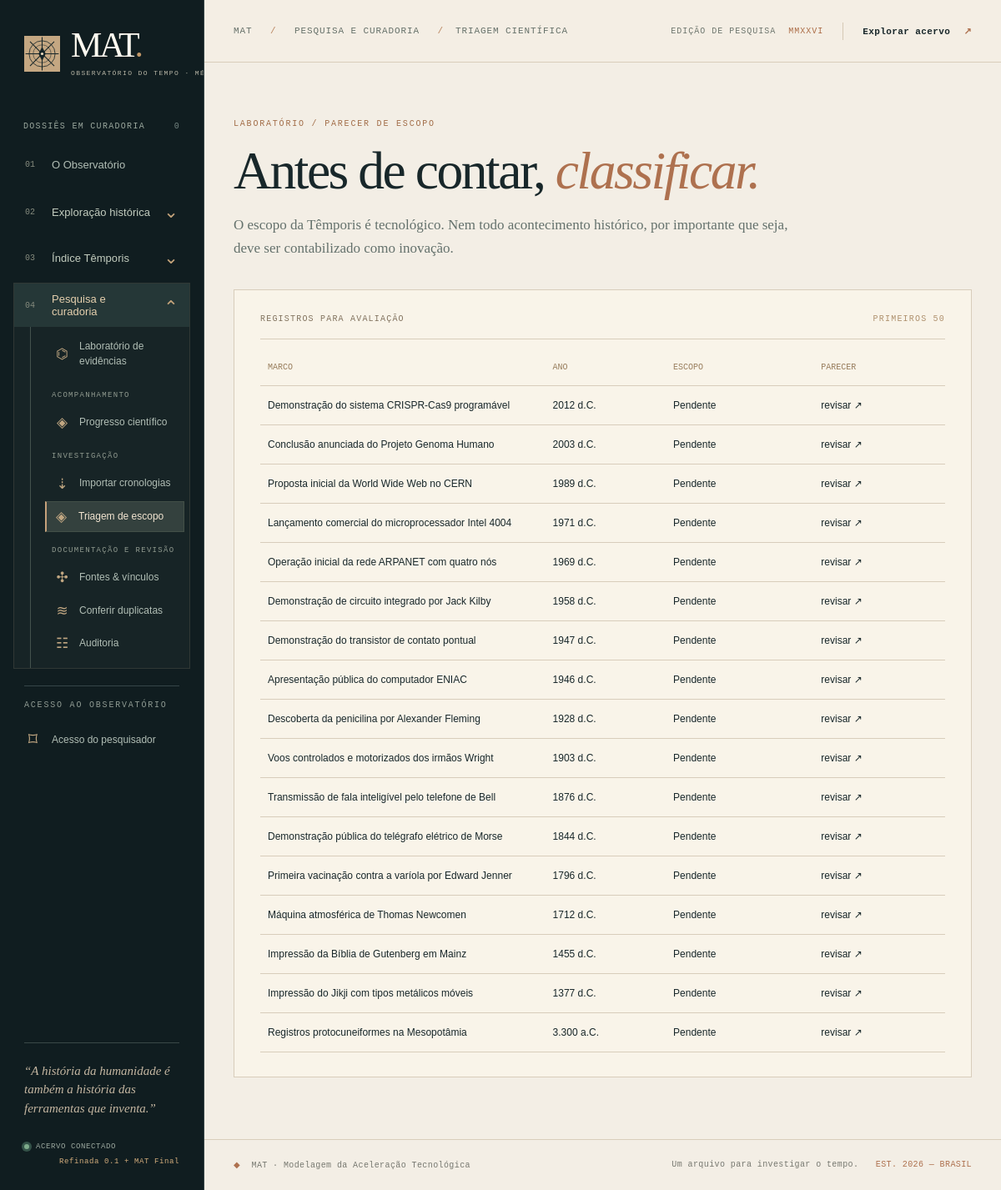
Screenshot of /index.php?page=triagem with the database file from the repository.
### tables this page shows
CREATE TABLE IF NOT EXISTS marcos (
 id INT UNSIGNED AUTO_INCREMENT PRIMARY KEY,
 titulo VARCHAR(250) NOT NULL,
 ano INT NOT NULL,
 ano_fim INT DEFAULT NULL,
 precisao_data ENUM('exata','aproximada','intervalo','incerta') NOT NULL DEFAULT 'aproximada',
 periodo VARCHAR(90) NOT NULL,
 categoria VARCHAR(90) NOT NULL DEFAULT 'Outros',
 descricao TEXT NOT NULL,
 detalhes MEDIUMTEXT DEFAULT NULL,
 local VARCHAR(180) DEFAULT NULL,
 civilizacao VARCHAR(180) DEFAULT NULL,
 criador VARCHAR(180) DEFAULT NULL,
 fonte VARCHAR(350) DEFAULT NULL,
 referencia_url VARCHAR(650) DEFAULT NULL,
 fonte_pagina VARCHAR(90) DEFAULT NULL,
 criterio_inclusao TEXT DEFAULT NULL,
 etiquetas VARCHAR(400) DEFAULT NULL,
 imagem_url VARCHAR(650) DEFAULT NULL,
 impacto DECIMAL(3,1) DEFAULT NULL,
 confiabilidade DECIMAL(3,1) DEFAULT NULL,
 fator_fundacional DECIMAL(3,2) DEFAULT NULL,
 status ENUM('demonstracao','importado','pendente','aprovado','rejeitado') NOT NULL DEFAULT 'pendente',
 natureza VARCHAR(40) NOT NULL DEFAULT 'nao_classificado',
 sugestao_elegibilidade ENUM('sim','nao','revisar') NOT NULL DEFAULT 'revisar',
 elegibilidade_temporis ENUM('sim','nao','revisar') NOT NULL DEFAULT 'revisar',
 motivo_escopo TEXT DEFAULT NULL,
 escopo_revisado TINYINT(1) NOT NULL DEFAULT 0,
 classificador_versao VARCHAR(40) DEFAULT NULL,
 scope_score INT NOT NULL DEFAULT 0,
 scope_confidence VARCHAR(12) NOT NULL DEFAULT 'baixa',
 incluir_temporis TINYINT(1) NOT NULL DEFAULT 0,
 fonte_id INT UNSIGNED DEFAULT NULL,
 import_item_id INT UNSIGNED DEFAULT NULL,
 criado_em TIMESTAMP DEFAULT CURRENT_TIMESTAMP,
 atualizado_em TIMESTAMP DEFAULT CURRENT_TIMESTAMP ON UPDATE CURRENT_TIMESTAMP,
 INDEX idx_marcos_ano(ano), INDEX idx_marcos_periodo(periodo),
 INDEX idx_marcos_categoria(categoria), INDEX idx_marcos_status(status),
 UNIQUE KEY uq_marco_titulo_ano(titulo,ano),
 CONSTRAINT fk_marcos_fontes FOREIGN KEY(fonte_id) REFERENCES fontes(id) ON DELETE SET NULL
);

### index.php (called while the page is built, shortened)
<?php
require __DIR__.'/app/bootstrap.php';
require __DIR__.'/views/header.php';
$view = match ($page) {
    'temporis' => 'temporis_final',
    'temporis_reformulado' => 'temporis',
    default => $page,
};
require __DIR__.'/views/'.$view.'.php';
require __DIR__.'/views/footer.php';

### app/database.php (called while the page is built, shortened)
<?php
function db(): ?PDO {
    static $loaded = false, $pdo = null;
    if ($loaded) return $pdo;
    $loaded = true;
    try {
        $pdo = new PDO(
            'mysql:host=' . cfg('db_host') . ';port=' . (int)cfg('db_port',3306) . ';dbname=' . cfg('db_name') . ';charset=utf8mb4',
            (string)cfg('db_user'), (string)cfg('db_pass'),
            [PDO::ATTR_ERRMODE=>PDO::ERRMODE_EXCEPTION, PDO::ATTR_DEFAULT_FETCH_MODE=>PDO::FETCH_ASSOC,
            PDO::ATTR_EMULATE_PREPARES=>false, PDO::ATTR_TIMEOUT=>2]
        );
        $pdo->query('SELECT COUNT(*) FROM marcos')->fetchColumn();
    } catch (Throwable $e) { error_log('MAT: Banco indisponivel: '. $e->getMessage()); $pdo = null; }
    return $pdo;
}

### app/science.php (called while the page is built, shortened)
<?php
function triage_rows(int $limit=50): array {
    $q=db()->prepare("SELECT id,titulo,ano,categoria,status,natureza,escopo_revisado,elegibilidade_temporis,sugestao_elegibilidade,incluir_temporis FROM marcos WHERE status <> 'rejeitado' ORDER BY escopo_revisado ASC, ano DESC, id DESC LIMIT ?");
    $q->bindValue(1,$limit,PDO::PARAM_INT);$q->execute();return $q->fetchAll();
}

### app/bootstrap.php (called while the page is built, shortened)
<?php
require_once __DIR__ . '/database.php';
require_once __DIR__ . '/science.php';
function h(?string $str): string { return htmlspecialchars((string)($str ?? ''), ENT_QUOTES | ENT_SUBSTITUTE, 'UTF-8'); }
function mat_url(string $page = 'observatorio', array $params = []): string { return 'index.php?' . http_build_query(['page'=>$page] + $params); }
function yfmt(int $year): string { return $year < 0 ? number_format(abs($year),0,',','.') . ' a.C.' : $year . ' d.C.'; }

### views/triagem.php (the view, shortened to what this page needs)
<header class="page-heading"><div class="section-overline">LABORATÓRIO / PARECER DE ESCOPO</div><h1>Antes de contar, <em>classificar.</em></h1><p>O escopo da Têmporis é tecnológico. Nem todo acontecimento histórico, por importante que seja, deve ser contabilizado como inovação.</p></header>
<?php if(!db()):?><div class="empty-box">A triagem depende do MySQL. A interface demonstrativa é somente de leitura.</div><?php else:?>
<div class="paper-panel"><div class="panel-head"><span>REGISTROS PARA AVALIAÇÃO</span><span>PRIMEIROS 50</span></div><div class="research-table"><div class="research-table-row research-table-head"><span>MARCO</span><span>ANO</span><span>ESCOPO</span><span>PARECER</span></div>
<?php foreach(triage_rows() as $item):?><a class="research-table-row" href="<?=mat_url('triagem',['id'=>$item['id']])?>"><strong><?=h($item['titulo'])?></strong><span><?=yfmt((int)$item['ano'])?></span><span><?=!empty($item['escopo_revisado'])?'Revisado':'Pendente'?></span><span><?=h($item['elegibilidade_temporis'])?> ↗</span></a><?php endforeach;?></div></div>
<?php endif; ?>

### assets/style.css (style rules this page uses)
:root { --ink:#18272a;--deep:#101d20;--deep2:#1b3031;--paper:#f3eee5;--paper2:#ebe4d8;--paper3:#e2d8c8;--cream:#fffaf0;--muted:#6f7770;--line:#d8cdbb;--copper:#ae714f;--copperLight:#d7a87d;--sage:#6b8070;--ui:'Trebuchet MS',Arial,Helvetica,sans-serif;--serif:Georgia,'Times New Roman',serif;--mono:'Courier New',Consolas,monospace;--shadow:0 22px 75px rgba(15,26,25,.09) }
* { box-sizing:border-box }
html { scroll-behavior:smooth }
body { margin:0;background:var(--paper);color:var(--ink);font-family:var(--ui);font-size:14px;line-height:1.5 }
a { color:inherit;text-decoration:none }
.section-overline { font:10px var(--mono);letter-spacing:1.8px;color:#a26d48;text-transform:uppercase;display:flex;align-items:center;gap:8px }
.hero-intro h1 em,.editorial-head h2 em,.page-heading h1 em { font-weight:normal;color:var(--copper);font-style:italic }
.paper-panel { background:#f9f4e9;border:1px solid var(--line);padding:29px 31px }
.panel-head { display:flex;justify-content:space-between;align-items:center;gap:20px;padding-bottom:18px;border-bottom:1px solid var(--line);font:10px var(--mono);letter-spacing:1.2px;color:#82735f }
.panel-head span:last-child { color:#af916e }
.page-heading { padding-top:68px;margin-bottom:35px;max-width:900px }
.page-heading h1 { font:normal clamp(45px,5.3vw,78px)/1.08 var(--serif);letter-spacing:-2.5px;margin:17px 0 16px }
.page-heading p { font:17px/1.65 var(--serif);color:#64716c;max-width:685px;margin:0 }
.research-table { margin-top:12px }
.research-table-row { display:grid;grid-template-columns:2fr .8fr 1fr .85fr;gap:13px;align-items:center;padding:16px 9px;border-bottom:1px solid var(--line);font:12px var(--ui);color:var(--ink) }
.research-table-row strong { font-weight:500 }
.research-table-head { font:10px var(--mono);color:#987d5c }

### rows the page displays
marcos: titulo "Demonstração do sistema CRISPR-Cas9 programável", ano "2012 d.C.", escopo_revisado "Pendente", elegibilidade_temporis "revisar"
marcos: titulo "Conclusão anunciada do Projeto Genoma Humano", ano "2003 d.C.", escopo_revisado "Pendente", elegibilidade_temporis "revisar"
marcos: titulo "Proposta inicial da World Wide Web no CERN", ano "1989 d.C.", escopo_revisado "Pendente", elegibilidade_temporis "revisar"
marcos: titulo "Lançamento comercial do microprocessador Intel 4004", ano "1971 d.C.", escopo_revisado "Pendente", elegibilidade_temporis "revisar"
marcos: titulo "Operação inicial da rede ARPANET com quatro nós", ano "1969 d.C.", escopo_revisado "Pendente", elegibilidade_temporis "revisar"
marcos: titulo "Demonstração de circuito integrado por Jack Kilby", ano "1958 d.C.", escopo_revisado "Pendente", elegibilidade_temporis "revisar"
marcos: titulo "Demonstração do transistor de contato pontual", ano "1947 d.C.", escopo_revisado "Pendente", elegibilidade_temporis "revisar"
marcos: titulo "Apresentação pública do computador ENIAC", ano "1946 d.C.", escopo_revisado "Pendente", elegibilidade_temporis "revisar"
marcos: titulo "Descoberta da penicilina por Alexander Fleming", ano "1928 d.C.", escopo_revisado "Pendente", elegibilidade_temporis "revisar"
marcos: titulo "Voos controlados e motorizados dos irmãos Wright", ano "1903 d.C.", escopo_revisado "Pendente", elegibilidade_temporis "revisar"
marcos: titulo "Transmissão de fala inteligível pelo telefone de Bell", ano "1876 d.C.", escopo_revisado "Pendente", elegibilidade_temporis "revisar"
marcos: titulo "Demonstração pública do telégrafo elétrico de Morse", ano "1844 d.C.", escopo_revisado "Pendente", elegibilidade_temporis "revisar"
marcos: titulo "Primeira vacinação contra a varíola por Edward Jenner", ano "1796 d.C.", escopo_revisado "Pendente", elegibilidade_temporis "revisar"
marcos: titulo "Máquina atmosférica de Thomas Newcomen", ano "1712 d.C.", escopo_revisado "Pendente", elegibilidade_temporis "revisar"
marcos: titulo "Impressão da Bíblia de Gutenberg em Mainz", ano "1455 d.C.", escopo_revisado "Pendente", elegibilidade_temporis "revisar"
marcos: titulo "Impressão do Jikji com tipos metálicos móveis", ano "1377 d.C.", escopo_revisado "Pendente", elegibilidade_temporis "revisar"
marcos: titulo "Registros protocuneiformes na Mesopotâmia", ano "3.300 a.C.", escopo_revisado "Pendente", elegibilidade_temporis "revisar"

### other values shown
short_num($matRailCount) "0"
$matBreadcrumbGroup "PESQUISA E CURADORIA"
$pageLabels[$page] "TRIAGEM CIENTÍFICA"
